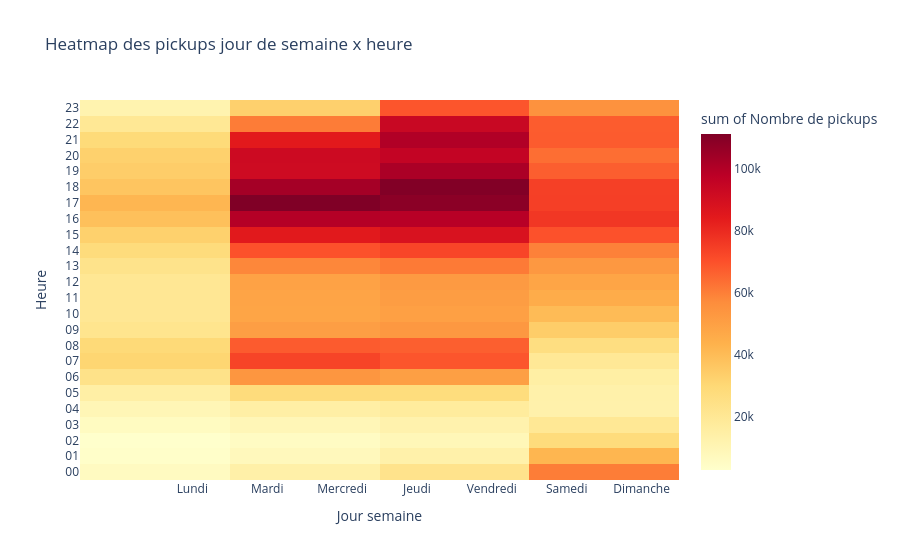

The notebook cell saved with this chart:
### Code cell
#df_by_hour_dow = df.groupby(['hour','dow_name'])['datetime'].count().reset_index()
df_by_hour_dow = df.groupby(['hour','dow'])['datetime'].agg(pickups='count').reset_index()
display(df_by_hour_dow)

fig = px.density_heatmap(df_by_hour_dow, 
                         x='dow', 
                         y='hour', 
                         z='pickups',
                         labels={'dow': 'Jour semaine', 'hour': 'Heure', 'pickups': 'Nombre de pickups'},
                         color_continuous_scale='YlOrRd',
                         title='Heatmap des pickups jour de semaine x heure')

# Remplacer les numéros par les noms de jours
fig.update_xaxes(
    tickmode='array',
    tickvals= list(dow_map.keys()),
    ticktext= list(dow_map.values()),
)

fig.show()
fig.write_image("exports/heatmap_pickups.png", scale=2)

### Figure 1 — Plotly figure (JSON) as saved in the notebook; plotly's stock layout.template omitted (floating-point values rounded to 4 significant figures; data arrays with more than 128 entries replaced by an {"elided": "..."} marker saying what was removed)
{"data": [{"coloraxis": "coloraxis", "histfunc": "sum", "hovertemplate": "Jour semaine=%{x}<br>Heure=%{y}<br>sum of Nombre de pickups=%{z}<extra></extra>", "name": "", "type": "histogram2d", "x": {"elided": "168 int values"}, "xaxis": "x", "xbingroup": "x", "y": {"elided": "168 str values"}, "yaxis": "y", "ybingroup": "y", "z": {"elided": "168 int values"}}], "layout": {"coloraxis": {"colorbar": {"title": {"text": "sum of Nombre de pickups"}}, "colorscale": [[0, "rgb(255,255,204)"], [0.125, "rgb(255,237,160)"], [0.25, "rgb(254,217,118)"], [0.375, "rgb(254,178,76)"], [0.5, "rgb(253,141,60)"], [0.625, "rgb(252,78,42)"], [0.75, "rgb(227,26,28)"], [0.875, "rgb(189,0,38)"], [1, "rgb(128,0,38)"]]}, "legend": {"tracegroupgap": 0}, "title": {"text": "Heatmap des pickups jour de semaine x heure"}, "xaxis": {"anchor": "y", "domain": [0, 1], "tickmode": "array", "ticktext": ["Lundi", "Mardi", "Mercredi", "Jeudi", "Vendredi", "Samedi", "Dimanche"], "tickvals": [1, 2, 3, 4, 5, 6, 7], "title": {"text": "Jour semaine"}}, "yaxis": {"anchor": "x", "domain": [0, 1], "title": {"text": "Heure"}}}}
